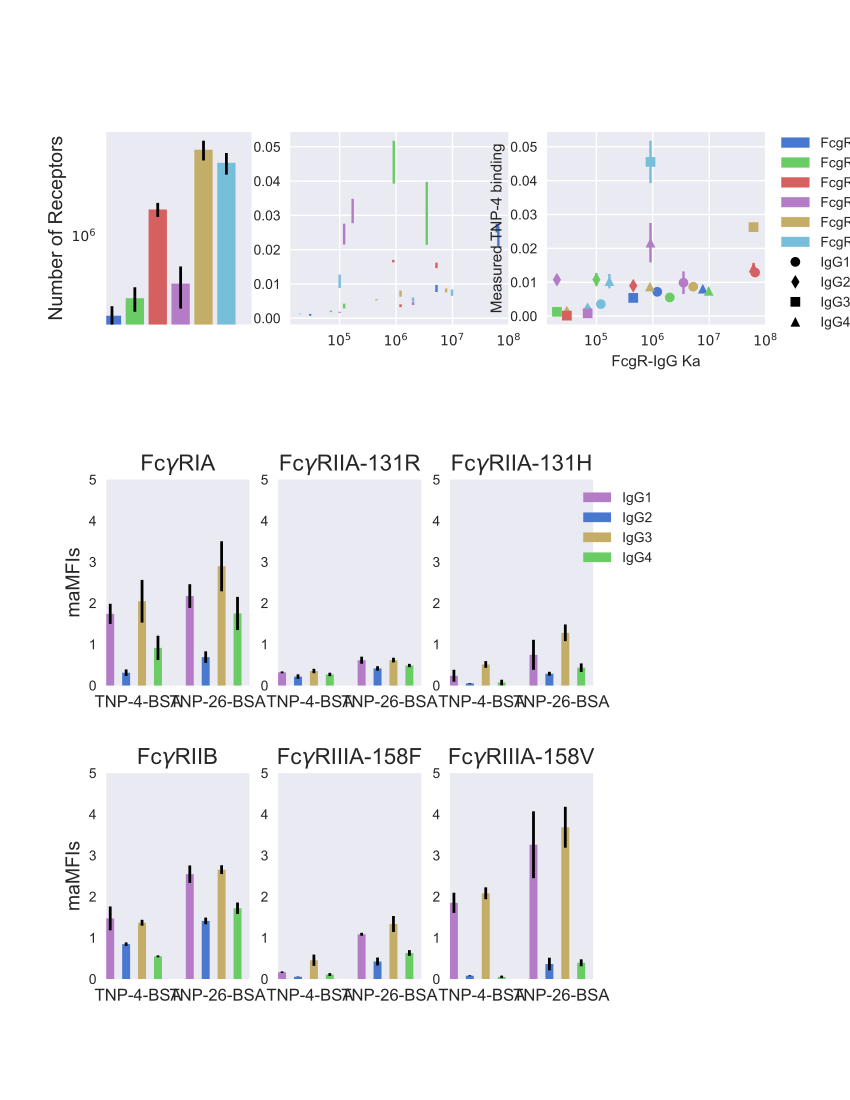

The Python source for this figure:
import matplotlib.pyplot as plt
from matplotlib.backends.backend_pdf import PdfPages
from matplotlib import gridspec
import numpy as np
##from os import getcwd, chdir
####path = getcwd()
####pathpop = False
####loc = len(path)-1
####while not pathpop:
####    if path[loc] == '\\':
####        pathpop = True
####        path = path[0:loc]
####    else:
####        loc = loc-1
####chdir(path)
##chdir('..')
####import sys
####import os.path
####sys.path.append(
####    os.path.abspath(os.path.join(os.path.dirname(__file__), os.path.pardir)))
from StoneModel import StoneModel
from StoneHelper import *

StoneM = StoneModel()

f = plt.figure(figsize=(20,20))
gs1 = gridspec.GridSpec(2,3,height_ratios=[1,3],width_ratios=[2,3,3])
ax = f.add_subplot(gs1[0])
FcgRQuantificationFigureMaker(StoneM,ax,legbbox=(1.75,1),titlefontsize=16)
ax2 = f.add_subplot(gs1[1])
ax3 = f.add_subplot(gs1[2])
plotNormalizedBindingvsKA(ax2, ax3)
gs2 = gridspec.GridSpec(8,4,height_ratios=[1,1,1,1,1,4,1,4])
axarr = []
for j in range(6):
    axarr.append(f.add_subplot(gs2[20+j+5*int(np.floor(j/3))]))
mfiAdjMeanFigureMaker(StoneM,axarr,legbbox=(1.5,1),tnpbsafontsize=12)
plt.show()

##with PdfPages('fig1test.pdf') as pdf:
##    pdf.savefig(f)
